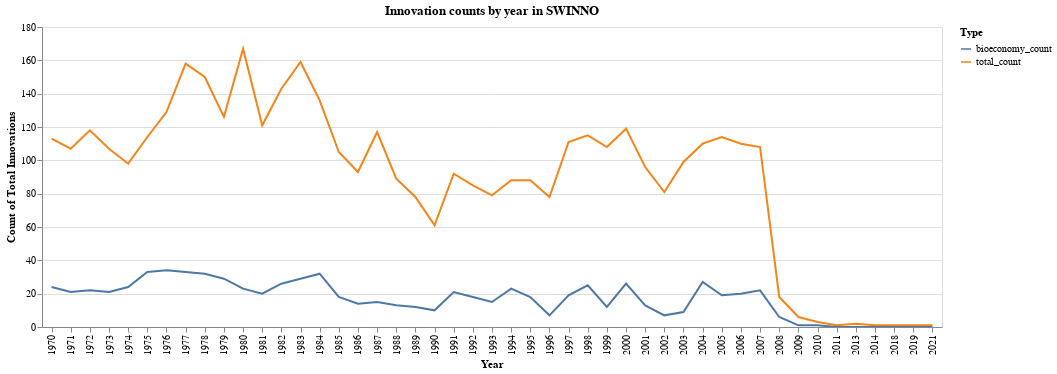

Notebook code cell kept with this figure:
### Code cell
def plot_innovation_counts_by_year(df, title):
    df = df.copy()
    df = df[["sinno_id", "year", "bioeconomy"]]
    df = (
        df.groupby("year")
        .agg(
            total_count=("sinno_id", "nunique"), bioeconomy_count=("bioeconomy", "sum")
        )
        .reset_index()
    )
    df = pd.melt(
        df,
        id_vars=["year"],
        value_vars=["total_count", "bioeconomy_count"],
        var_name="type",
        value_name="count",
    )

    chart = (
        alt.Chart(df)
        .mark_line()
        .encode(
            x=alt.X("year:O", title="Year"),
            y=alt.Y("count:Q", title="Count of Total Innovations"),
            color=alt.Color("type:N", title="Type"),
            tooltip=["count", "year"],
        )
        .transform_filter(alt.datum.year >= 1970)
        .properties(title=title, width=900)
        .configure_title(font="Inconsolata")
        .configure_axis(labelFont="Inconsolata", titleFont="Inconsolata")
        .interactive()
    )

    return chart


plot_innovation_counts_by_year(swinno, "Innovation counts by year in SWINNO")

### Figure 1 — Vega-Lite specification as saved in the notebook (floating-point values rounded to 4 significant figures)
{"config": {"view": {"continuousWidth": 400, "continuousHeight": 300}, "axis": {"labelFont": "Inconsolata", "titleFont": "Inconsolata"}, "title": {"font": "Inconsolata"}}, "data": {"name": "data-087be870f0f3243eb2372aa568472571"}, "mark": "line", "encoding": {"color": {"field": "type", "title": "Type", "type": "nominal"}, "tooltip": [{"field": "count", "type": "quantitative"}, {"field": "year", "type": "quantitative"}], "x": {"field": "year", "title": "Year", "type": "ordinal"}, "y": {"field": "count", "title": "Count of Total Innovations", "type": "quantitative"}}, "selection": {"selector033": {"type": "interval", "bind": "scales", "encodings": ["x", "y"]}}, "title": "Innovation counts by year in SWINNO", "transform": [{"filter": "(datum.year >= 1970)"}], "width": 900, "$schema": "https://vega.github.io/schema/vega-lite/v4.17.0.json", "datasets": {"data-087be870f0f3243eb2372aa568472571": [{"year": 1947, "type": "total_count", "count": 1}, {"year": 1950, "type": "total_count", "count": 1}, {"year": 1953, "type": "total_count", "count": 1}, {"year": 1954, "type": "total_count", "count": 1}, {"year": 1955, "type": "total_count", "count": 1}, {"year": 1959, "type": "total_count", "count": 1}, {"year": 1961, "type": "total_count", "count": 2}, {"year": 1963, "type": "total_count", "count": 2}, {"year": 1966, "type": "total_count", "count": 2}, {"year": 1968, "type": "total_count", "count": 4}, {"year": 1969, "type": "total_count", "count": 2}, {"year": 1970, "type": "total_count", "count": 113}, {"year": 1971, "type": "total_count", "count": 107}, {"year": 1972, "type": "total_count", "count": 118}, {"year": 1973, "type": "total_count", "count": 107}, {"year": 1974, "type": "total_count", "count": 98}, {"year": 1975, "type": "total_count", "count": 114}, {"year": 1976, "type": "total_count", "count": 129}, {"year": 1977, "type": "total_count", "count": 158}, {"year": 1978, "type": "total_count", "count": 150}, {"year": 1979, "type": "total_count", "count": 126}, {"year": 1980, "type": "total_count", "count": 167}, {"year": 1981, "type": "total_count", "count": 121}, {"year": 1982, "type": "total_count", "count": 143}, {"year": 1983, "type": "total_count", "count": 159}, {"year": 1984, "type": "total_count", "count": 136}, {"year": 1985, "type": "total_count", "count": 105}, {"year": 1986, "type": "total_count", "count": 93}, {"year": 1987, "type": "total_count", "count": 117}, {"year": 1988, "type": "total_count", "count": 89}, {"year": 1989, "type": "total_count", "count": 78}, {"year": 1990, "type": "total_count", "count": 61}, {"year": 1991, "type": "total_count", "count": 92}, {"year": 1992, "type": "total_count", "count": 85}, {"year": 1993, "type": "total_count", "count": 79}, {"year": 1994, "type": "total_count", "count": 88}, {"year": 1995, "type": "total_count", "count": 88}, {"year": 1996, "type": "total_count", "count": 78}, {"year": 1997, "type": "total_count", "count": 111}, {"year": 1998, "type": "total_count", "count": 115}, {"year": 1999, "type": "total_count", "count": 108}, {"year": 2000, "type": "total_count", "count": 119}, {"year": 2001, "type": "total_count", "count": 96}, {"year": 2002, "type": "total_count", "count": 81}, {"year": 2003, "type": "total_count", "count": 99}, {"year": 2004, "type": "total_count", "count": 110}, {"year": 2005, "type": "total_count", "count": 114}, {"year": 2006, "type": "total_count", "count": 110}, {"year": 2007, "type": "total_count", "count": 108}, {"year": 2008, "type": "total_count", "count": 18}, {"year": 2009, "type": "total_count", "count": 6}, {"year": 2010, "type": "total_count", "count": 3}, {"year": 2011, "type": "total_count", "count": 1}, {"year": 2013, "type": "total_count", "count": 2}, {"year": 2014, "type": "total_count", "count": 1}, {"year": 2018, "type": "total_count", "count": 1}, {"year": 2019, "type": "total_count", "count": 1}, {"year": 2021, "type": "total_count", "count": 1}, {"year": "", "type": "total_count", "count": 653}, {"year": 1947, "type": "bioeconomy_count", "count": 0}, {"year": 1950, "type": "bioeconomy_count", "count": 1}, {"year": 1953, "type": "bioeconomy_count", "count": 0}, {"year": 1954, "type": "bioeconomy_count", "count": 0}, {"year": 1955, "type": "bioeconomy_count", "count": 1}, {"year": 1959, "type": "bioeconomy_count", "count": 0}, {"year": 1961, "type": "bioeconomy_count", "count": 0}, {"year": 1963, "type": "bioeconomy_count", "count": 1}, {"year": 1966, "type": "bioeconomy_count", "count": 0}, {"year": 1968, "type": "bioeconomy_count", "count": 1}, {"year": 1969, "type": "bioeconomy_count", "count": 0}, {"year": 1970, "type": "bioeconomy_count", "count": 24}, {"year": 1971, "type": "bioeconomy_count", "count": 21}, {"year": 1972, "type": "bioeconomy_count", "count": 22}, {"year": 1973, "type": "bioeconomy_count", "count": 21}, {"year": 1974, "type": "bioeconomy_count", "count": 24}, {"year": 1975, "type": "bioeconomy_count", "count": 33}, {"year": 1976, "type": "bioeconomy_count", "count": 34}, {"year": 1977, "type": "bioeconomy_count", "count": 33}, {"year": 1978, "type": "bioeconomy_count", "count": 32}, {"year": 1979, "type": "bioeconomy_count", "count": 29}, {"year": 1980, "type": "bioeconomy_count", "count": 23}, {"year": 1981, "type": "bioeconomy_count", "count": 20}, {"year": 1982, "type": "bioeconomy_count", "count": 26}, {"year": 1983, "type": "bioeconomy_count", "count": 29}, {"year": 1984, "type": "bioeconomy_count", "count": 32}, {"year": 1985, "type": "bioeconomy_count", "count": 18}, {"year": 1986, "type": "bioeconomy_count", "count": 14}, {"year": 1987, "type": "bioeconomy_count", "count": 15}, {"year": 1988, "type": "bioeconomy_count", "count": 13}, {"year": 1989, "type": "bioeconomy_count", "count": 12}, {"year": 1990, "type": "bioeconomy_count", "count": 10}, {"year": 1991, "type": "bioeconomy_count", "count": 21}, {"year": 1992, "type": "bioeconomy_count", "count": 18}, {"year": 1993, "type": "bioeconomy_count", "count": 15}, {"year": 1994, "type": "bioeconomy_count", "count": 23}, {"year": 1995, "type": "bioeconomy_count", "count": 18}, {"year": 1996, "type": "bioeconomy_count", "count": 7}, {"year": 1997, "type": "bioeconomy_count", "count": 19}, {"year": 1998, "type": "bioeconomy_count", "count": 25}, {"year": 1999, "type": "bioeconomy_count", "count": 12}, {"year": 2000, "type": "bioeconomy_count", "count": 26}, {"year": 2001, "type": "bioeconomy_count", "count": 13}, {"year": 2002, "type": "bioeconomy_count", "count": 7}, {"year": 2003, "type": "bioeconomy_count", "count": 9}, {"year": 2004, "type": "bioeconomy_count", "count": 27}, {"year": 2005, "type": "bioeconomy_count", "count": 19}, {"year": 2006, "type": "bioeconomy_count", "count": 20}, {"year": 2007, "type": "bioeconomy_count", "count": 22}, {"year": 2008, "type": "bioeconomy_count", "count": 6}, {"year": 2009, "type": "bioeconomy_count", "count": 1}, {"year": 2010, "type": "bioeconomy_count", "count": 1}, {"year": 2011, "type": "bioeconomy_count", "count": 0}, {"year": 2013, "type": "bioeconomy_count", "count": 0}, {"year": 2014, "type": "bioeconomy_count", "count": 0}, {"year": 2018, "type": "bioeconomy_count", "count": 0}, {"year": 2019, "type": "bioeconomy_count", "count": 0}, {"year": 2021, "type": "bioeconomy_count", "count": 0}, {"year": "", "type": "bioeconomy_count", "count": 94}]}}
